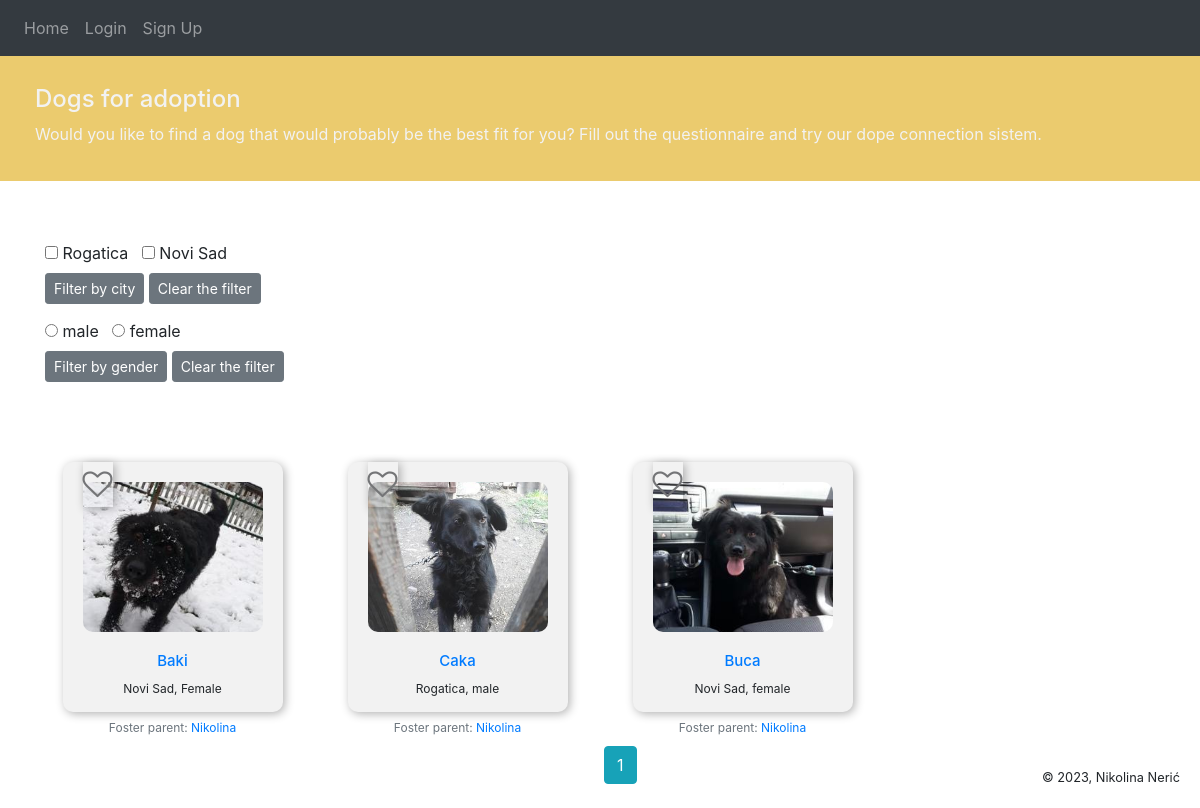
The page /home on the database its author committed.
### website/models.py (models this page shows, shortened)
class Post(db.Model):
    id = db.Column(db.Integer, primary_key = True)
    title = db.Column(db.String(150))
    gender = db.Column(db.String(150))
    city = db.Column(db.String(150))
    data = db.Column(db.String(10000))
    image_file = db.Column(db.String(150), nullable=False)
    date_posted = db.Column(db.DateTime(timezone = True), default = func.now())
    user_id = db.Column(db.Integer, db.ForeignKey('user.id'))
    dog_info = db.relationship('DogInfo', backref = 'user', uselist = False)

class User(db.Model, UserMixin):
    id = db.Column(db.Integer, primary_key = True)
    email = db.Column(db.String(150), unique = True)
    is_verified = db.Column(db.Boolean(150), default = False)
    password = db.Column(db.String(150))
    first_name = db.Column(db.String(150))
    image_file = db.Column(db.String(150), nullable=False, default='default.jpg')
    posts = db.relationship('Post', backref ='author', lazy = True)
    user_info = db.relationship('UserInfo', backref = 'info', uselist = False)

### website/views.py (the view, shortened to what this page needs)
def home(page = 1):
    page = request.args.get('page', 1, type=int)
    posts = Post.query.order_by(Post.date_posted.desc()).paginate(page=page, per_page=10)
    cities = set()
    for post in session.query(Post.city).distinct():
        cities.add(post.city)
    genders = ['male','female']
    chosen_cities=[]
    return render_template("home.html", user = current_user, posts = posts, cities = cities, genders = genders, chosen_cities = chosen_cities)

### website/templates/home.html (shortened to what this page needs)
{% extends "base.html" %} {% block title %}Dogs{% endblock %} {% block content
    %}
    <div class ="colored-strip" >
      <h4 text-align = "center">Dogs for adoption</h4>
      <h7 text-align = "center">Would you like to find a dog that would probably be the best fit for you?
      <a class="link" href="{{ url_for('user_info')}}">Fill out the questionnaire and try our dope connection sistem.</a></h7>
    </div>
    <div style="margin-top: 185px;">
      <form action="" method="POST">
        {% for city in cities%}
            <input type="checkbox" id="remember-checkbox" name="city" value="{{ city }}" {% if city in chosen_cities %}checked{% endif %}>
            <label style="display: inline block;" for="city">{{city}}</label> &nbsp
        {% endfor %}
        <div class="col-lg-3" style="margin-left: -15px;">
          <button class="btn btn-secondary btn-sm" type="submit">Filter by city</button>
          <button onclick= "clearRememberedCheckboxes()"id="clear-checkboxes" class="btn btn-secondary btn-sm"name="city" value="all">Clear the filter</button>
        </div>
        {% for gender in genders%}
        <input type="radio" id="radio" name="gender" value="{{ gender }}" style="margin-top: 20px;">
        <label style="display: inline block;" style="margin-top: 20px;" for="gender">{{gender}} </label> &nbsp
        {% endfor %}
        <div class="col-lg-3" style="margin-left: -15px;">
          <button class="btn btn-secondary btn-sm" type="submit">Filter by gender</button>
          <button onclick= "clearRememberedCheckboxes()"id="clear-checkboxes" class="btn btn-secondary btn-sm"name="gender" value="all">Clear the filter</button>
        </div>
      </form>
    </div>
    {% if posts%}
    <div class="row text-center">
      {% for post in posts %}
      <div class="col-lg-3">
        <div class="dog-card">
          {% if post.author.id != current_user.id %}
            <div data-post-id="{{ post.id }}" id = "like" value="{{ post.id }}" onclick="savePostToFavorites(this)" style="position: absolute; top: 80px; color:rgb(116, 117, 119);border-color:rgb(167, 168, 169);box-shadow: 2px 2px 10px rgba(0, 0, 0, 0.3);font-size: 30px;"><i class="heart fa fa-heart-o"></i></div>
          {%endif%}
          <img src="{{ url_for('static', filename='profile_pics/' + post.image_file) }}" alt="dog" />
          <h2><a href="{{ url_for('post', post_id = post.id )}}">{{ post.title }} </a></h2>
          <p text-align="center"> {{ post.city }}, {{ post.gender }} </p>
          <small class="text-muted">Foster parent: <a href="{{ url_for('user', user_id = post.author.id )}}">{{ post.author.first_name }}</a></small>
        </div>
      </div>
      {% endfor %}
    </div>
    {%endif%}
      <div class="pagination">
        {% for page_num in posts.iter_pages(left_edge=1, right_edge=1, left_current=1, right_current=2) %}
          {% if page_num %}
            {% if posts.page == page_num %}
              <a class="btn btn-info mb-4" style="margin: 4px;" href="{{ url_for('home', page=page_num) }}">{{ page_num }}</a>
            {% else %}
              <a class="btn btn-outline-info mb-4" href="{{ url_for('home', page=page_num) }}">{{ page_num }}</a>
            {% endif %}
          {% else %}
            ...
          {% endif %}
        {% endfor %}
      </div>
      <br>
      <br>
      <br>
      <br>
    {% endblock %}

### website/templates/base.html (shortened to what this page needs)
<!DOCTYPE html>
<html>
  <head>
    <link
      rel="stylesheet"
      href="https://stackpath.bootstrapcdn.com/bootstrap/4.4.1/css/bootstrap.min.css"
    />
    <link
      rel="stylesheet"
      href="https://stackpath.bootstrapcdn.com/font-awesome/4.7.0/css/font-awesome.min.css"
    />
  </head>
  <body>
    <nav class="navbar navbar-expand-lg navbar-dark bg-dark">
      <div class="collapse navbar-collapse" id="navbar" style>
        <div class="navbar-nav">
          {% if user.is_authenticated %}
          <a class="nav-item nav-link" id="home" href="/home">Home</a>
          <a class="nav-item nav-link" id="profile" href="/profile">My profile</a>
          <a class="nav-item nav-link" id="viewall" href="/post/new">Add a dog for adoption</a>
          <a class="nav-item nav-link" id="matches" href="/matches">Find a dog to adopt</a>
          {% else %}
          <a class="nav-item nav-link" id="home" href="/home">Home</a>
          <a class="nav-item nav-link" id="login" href="/login">Login</a>
          <a class="nav-item nav-link" id="signUp" href="/sign-up">Sign Up</a>
          {% endif %}
        </div>
      </div>
    </nav>
    <div class="container">{% block content %} {% endblock %}</div>
      <footer style="position: fixed;
        bottom: 10px;
        right: 10px;
        padding: 10px;">
        <small>&copy; 2023, Nikolina Nerić</small>
      </footer>
  </body>
</html>

### website/templates/base.html (style rules this page uses)
html, body { margin: 0; height: 100%; }
.navbar { z-index: 1; }
.nav-link { color: rgb(158, 154, 154) }

### website/templates/home.html (style rules this page uses)
.dog-card { display: inline-block; width: 220px; margin-top: 80px; text-align: center; vertical-align: top; flex-direction: column; align-items: center; height: 250px; background-color: #f2f2f2; border-radius: 10px; padding: 20px; box-shadow: 2px 2px 10px rgba(0, 0, 0, 0.3); }
.dog-card img { width: 100%; height: 150px; object-fit: cover; border-radius: 10px; margin-bottom: 20px; }
.dog-card h2 { font-size: 15px; margin-bottom: 10px; }
.dog-card p { font-size: 12px; }
.dog-card small { font-size: 12px; }
.pagination { display: flex; justify-content: center; position:fixed; bottom: 0; left: 50% }
.colored-strip { position: absolute; left: 0; right: 0; top: 50px; width: 100%; background-color: #ebcb6e; padding: 35px; color:#f2f2f2; }
.link { color: #f2f2f2; display: inline-block; padding: 0px }

### rows shown on the page
Post: {{ post.id }} 3 (drawn), image_file (picture), title "Baki", city "Novi Sad", gender "Female", author.first_name "Nikolina"
Post: {{ post.id }} 2 (drawn), image_file (picture), title "Caka", city "Rogatica", gender "male", author.first_name "Nikolina"
Post: {{ post.id }} 1 (drawn), image_file (picture), title "Buca", city "Novi Sad", gender "female", author.first_name "Nikolina"

### other values the page prints
{{ city }} "Rogatica" "Novi Sad"
{{ gender }} "male" "female"
{{ page_num }} "1"
